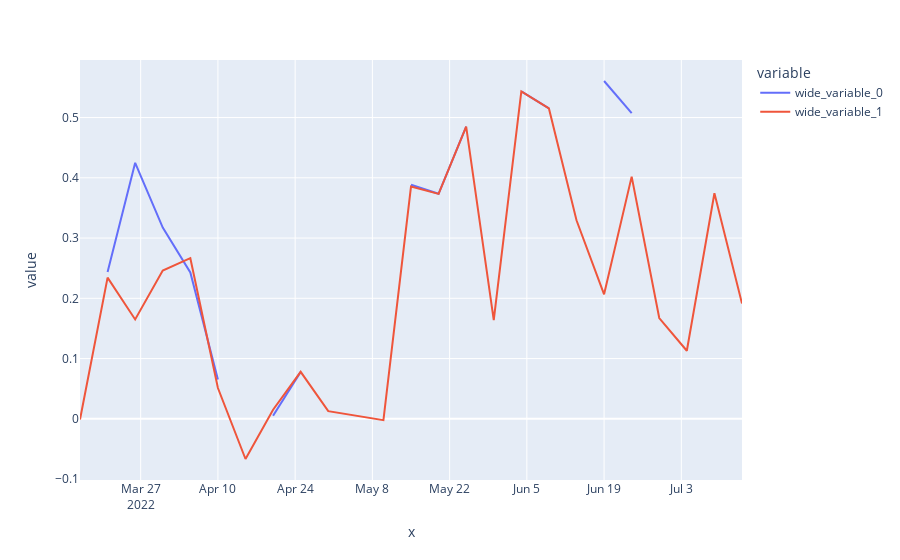

The notebook cell saved with this chart:
### Code cell
fig = px.line(y=[(data_filter.nir - data_filter.red) / (data_filter.nir + data_filter.red), (data.nir - data.red) / (data.nir + data.red)], x=data.time)
fig.show()

### Figure 1 — Plotly figure (JSON) as saved in the notebook; plotly's stock layout.template omitted (floating-point values rounded to 4 significant figures)
{"data": [{"hovertemplate": "variable=wide_variable_0<br>x=%{x}<br>value=%{y}<extra></extra>", "legendgroup": "wide_variable_0", "line": {"color": "#636efa", "dash": "solid"}, "marker": {"symbol": "circle"}, "mode": "lines", "name": "wide_variable_0", "orientation": "v", "showlegend": true, "type": "scatter", "x": ["2022-07-14T00:00:00", "2022-07-09T00:00:00", "2022-07-04T00:00:00", "2022-06-29T00:00:00", "2022-06-24T00:00:00", "2022-06-19T00:00:00", "2022-06-14T00:00:00", "2022-06-09T00:00:00", "2022-06-04T00:00:00", "2022-05-30T00:00:00", "2022-05-25T00:00:00", "2022-05-20T00:00:00", "2022-05-15T00:00:00", "2022-05-10T00:00:00", "2022-04-30T00:00:00", "2022-04-25T00:00:00", "2022-04-20T00:00:00", "2022-04-15T00:00:00", "2022-04-10T00:00:00", "2022-04-05T00:00:00", "2022-03-31T00:00:00", "2022-03-26T00:00:00", "2022-03-21T00:00:00", "2022-03-16T00:00:00"], "xaxis": "x", "y": [null, null, null, null, 0.5073, 0.5606, null, 0.5151, 0.5434, null, 0.485, 0.3735, 0.3884, null, null, 0.0779, 0.00518, null, 0.0651, 0.2428, 0.3173, 0.4248, 0.2439, null], "yaxis": "y"}, {"hovertemplate": "variable=wide_variable_1<br>x=%{x}<br>value=%{y}<extra></extra>", "legendgroup": "wide_variable_1", "line": {"color": "#EF553B", "dash": "solid"}, "marker": {"symbol": "circle"}, "mode": "lines", "name": "wide_variable_1", "orientation": "v", "showlegend": true, "type": "scatter", "x": ["2022-07-14T00:00:00", "2022-07-09T00:00:00", "2022-07-04T00:00:00", "2022-06-29T00:00:00", "2022-06-24T00:00:00", "2022-06-19T00:00:00", "2022-06-14T00:00:00", "2022-06-09T00:00:00", "2022-06-04T00:00:00", "2022-05-30T00:00:00", "2022-05-25T00:00:00", "2022-05-20T00:00:00", "2022-05-15T00:00:00", "2022-05-10T00:00:00", "2022-04-30T00:00:00", "2022-04-25T00:00:00", "2022-04-20T00:00:00", "2022-04-15T00:00:00", "2022-04-10T00:00:00", "2022-04-05T00:00:00", "2022-03-31T00:00:00", "2022-03-26T00:00:00", "2022-03-21T00:00:00", "2022-03-16T00:00:00"], "xaxis": "x", "y": [0.1913, 0.3743, 0.113, 0.1673, 0.402, 0.2067, 0.3296, 0.5151, 0.5434, 0.164, 0.485, 0.3732, 0.3854, -0.002254, 0.01277, 0.07799, 0.01504, -0.06667, 0.05114, 0.2666, 0.246, 0.1649, 0.2343, -0.001101], "yaxis": "y"}], "layout": {"legend": {"title": {"text": "variable"}, "tracegroupgap": 0}, "margin": {"t": 60}, "xaxis": {"anchor": "y", "domain": [0, 1], "title": {"text": "x"}}, "yaxis": {"anchor": "x", "domain": [0, 1], "title": {"text": "value"}}}}
